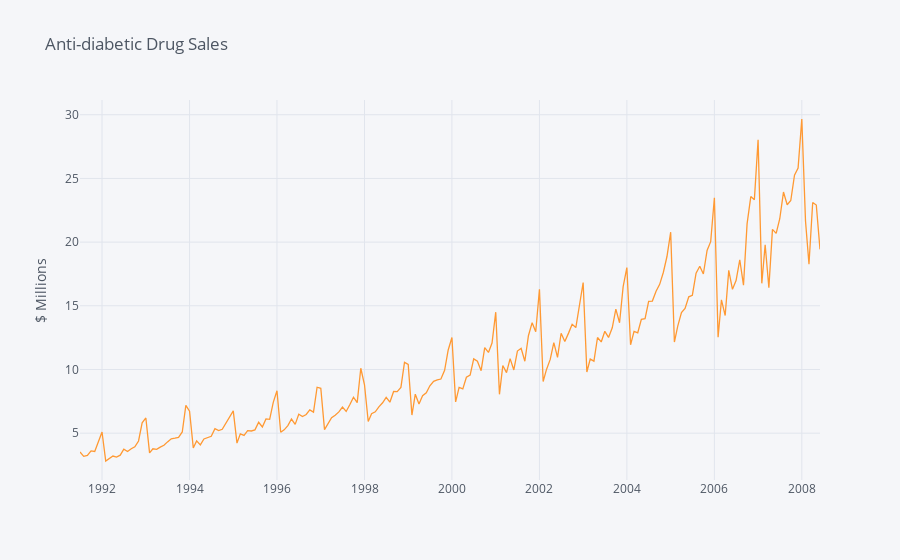

Source (notebook cell):
### Code cell
#Australian anti-diabetic drug sales example
a10 = pd.read_csv("a10.csv", index_col = 0)
a10.index = pd.to_datetime(a10.index)
iplot(a10.iplot(title="Anti-diabetic Drug Sales", yTitle = "$ Millions", asFigure=True))

### Figure 1 — Plotly figure (JSON) as saved in the notebook; plotly's stock layout.template omitted (floating-point values rounded to 4 significant figures; data arrays with more than 128 entries replaced by an {"elided": "..."} marker saying what was removed)
{"data": [{"line": {"color": "rgba(255, 153, 51, 1.0)", "dash": "solid", "shape": "linear", "width": 1.3}, "mode": "lines", "name": "a10", "text": "", "type": "scatter", "x": {"elided": "204 str values"}, "y": {"elided": "204 float values"}}], "layout": {"legend": {"bgcolor": "#F5F6F9", "font": {"color": "#4D5663"}}, "paper_bgcolor": "#F5F6F9", "plot_bgcolor": "#F5F6F9", "title": {"font": {"color": "#4D5663"}, "text": "Anti-diabetic Drug Sales"}, "xaxis": {"gridcolor": "#E1E5ED", "showgrid": true, "tickfont": {"color": "#4D5663"}, "title": {"font": {"color": "#4D5663"}, "text": ""}, "zerolinecolor": "#E1E5ED"}, "yaxis": {"gridcolor": "#E1E5ED", "showgrid": true, "tickfont": {"color": "#4D5663"}, "title": {"font": {"color": "#4D5663"}, "text": "$ Millions"}, "zerolinecolor": "#E1E5ED"}}}
